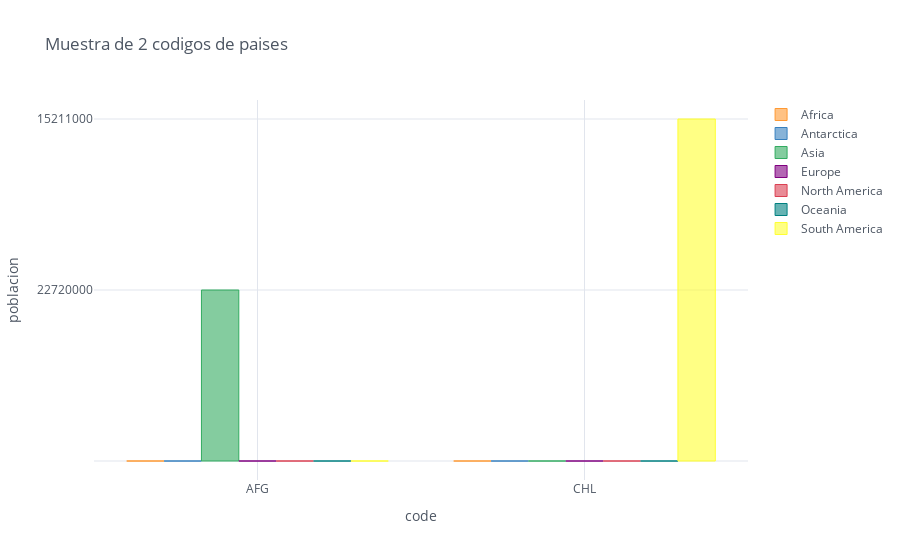

The notebook cell saved with this chart:
### Code cell
# Barplot o grafico de barras
Poblacion_muestra = Data1[Data1.index.isin(["AFG", "CHL"])]

# plotting
Poblacion_muestra.iplot(kind='bar', xTitle='code',
                           yTitle='poblacion', title='Muestra de 2 codigos de paises')

### Figure 1 — Plotly figure (JSON) as saved in the notebook; plotly's stock layout.template omitted (floating-point values rounded to 4 significant figures)
{"data": [{"marker": {"color": "rgba(255, 153, 51, 0.6)", "line": {"color": "rgba(255, 153, 51, 1.0)", "width": 1}}, "name": "Africa", "orientation": "v", "text": "", "type": "bar", "x": ["AFG", "CHL"], "y": ["", ""]}, {"marker": {"color": "rgba(55, 128, 191, 0.6)", "line": {"color": "rgba(55, 128, 191, 1.0)", "width": 1}}, "name": "Antarctica", "orientation": "v", "text": "", "type": "bar", "x": ["AFG", "CHL"], "y": ["", ""]}, {"marker": {"color": "rgba(50, 171, 96, 0.6)", "line": {"color": "rgba(50, 171, 96, 1.0)", "width": 1}}, "name": "Asia", "orientation": "v", "text": "", "type": "bar", "x": ["AFG", "CHL"], "y": [22720000, ""]}, {"marker": {"color": "rgba(128, 0, 128, 0.6)", "line": {"color": "rgba(128, 0, 128, 1.0)", "width": 1}}, "name": "Europe", "orientation": "v", "text": "", "type": "bar", "x": ["AFG", "CHL"], "y": ["", ""]}, {"marker": {"color": "rgba(219, 64, 82, 0.6)", "line": {"color": "rgba(219, 64, 82, 1.0)", "width": 1}}, "name": "North America", "orientation": "v", "text": "", "type": "bar", "x": ["AFG", "CHL"], "y": ["", ""]}, {"marker": {"color": "rgba(0, 128, 128, 0.6)", "line": {"color": "rgba(0, 128, 128, 1.0)", "width": 1}}, "name": "Oceania", "orientation": "v", "text": "", "type": "bar", "x": ["AFG", "CHL"], "y": ["", ""]}, {"marker": {"color": "rgba(255, 255, 51, 0.6)", "line": {"color": "rgba(255, 255, 51, 1.0)", "width": 1}}, "name": "South America", "orientation": "v", "text": "", "type": "bar", "x": ["AFG", "CHL"], "y": ["", 15211000]}], "layout": {"legend": {"bgcolor": "#FFFFFF", "font": {"color": "#4D5663"}}, "paper_bgcolor": "#FFFFFF", "plot_bgcolor": "#FFFFFF", "title": {"font": {"color": "#4D5663"}, "text": "Muestra de 2 codigos de paises"}, "xaxis": {"gridcolor": "#E1E5ED", "showgrid": true, "tickfont": {"color": "#4D5663"}, "title": {"font": {"color": "#4D5663"}, "text": "code"}, "zerolinecolor": "#E1E5ED"}, "yaxis": {"gridcolor": "#E1E5ED", "showgrid": true, "tickfont": {"color": "#4D5663"}, "title": {"font": {"color": "#4D5663"}, "text": "poblacion"}, "zerolinecolor": "#E1E5ED"}}}
